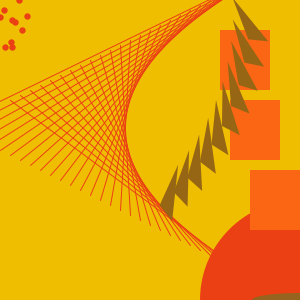
Frame 1 (no input)
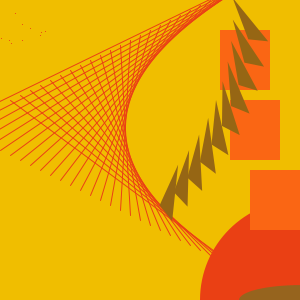
Frame 60 (the mouse pressed at the canvas centre just before this capture)
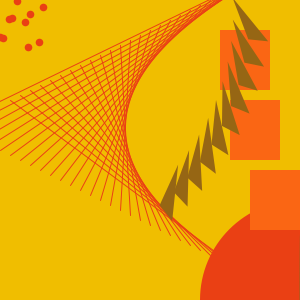
Frame 120 (the mouse held since frame 60 and released just before this capture)

The Processing sketch that drew these frames (run headless with seeded random() and noise(); from frame 60 on, the mouse is pressed at the canvas centre):

// Processing sketch: processing_143676
// ── processing_143676.pde

void setup(){
  size (300,300);
}  

void drawRect(int x, int y) {
  fill(250, 102, 20);
  rect(x, y, 50, 60);
}
void drawTri(int x1, int y1, int angle){
  pushStyle();
  fill(150, 102, 20);
  rotate(PI/angle);
  triangle(x1,y1,x1-20,y1-40,x1+20,y1);
  popStyle();
  //rotate(-1*PI/angle);
  //triangle(x1, y1, x2, y2, x3, y3);
}

void draw(){
  background(240, 190, 0);
  
  stroke(234,64,20);
  strokeWeight(1);
  int start_x = 10;
  int start_y = 100;
  int end_x = 240;
  int end_y = 270;
  for (int j = 0; j < 30; j++) {
    line(start_x, start_y, end_x,end_y);
    start_x = start_x + 10;
    start_y = start_y - 5;
    end_x = end_x - 10;
    end_y = end_y - 5;
  }
  pushStyle();
  strokeWeight(random(10));
  for (int k = 0; k < 10; k++) {
    point(random(50), random(50));
  }
  popStyle();
  
  noStroke();
  fill(234,64,20);
  ellipse(300,300,200,200);
  fill(150, 100, 30);
  ellipse(300,300,random(200),random(200));
  
  drawRect(220, 30);
  drawRect(230, 100);
  drawRect(250, 170);
  
  //tri
  int x = 250;
  int y = 15;
  int angle = 30;
  //int increment = 1;
  for (int i = 0; i < 10; i++) {
    drawTri(++x,--y, ++angle);
    
  }
}

  
